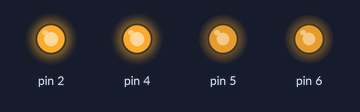
Bench run of a sketch on a simulated Arduino Uno, built with avr-gcc and run on an emulated ATmega328P. Shown: output pins drawn as LEDs (lit = HIGH).

Above: at 0.05 s.
At 3.95 s:
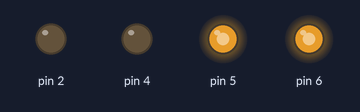
Timing chart, 0 to 4.6 s (numbered marks = the images above):
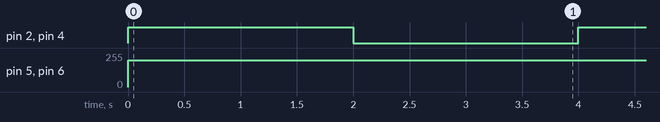

The sketch:

CKS0001_test.ino
```cpp
void setup()
{
pinMode(6, OUTPUT);
pinMode(4, OUTPUT);
pinMode(5, OUTPUT);
pinMode(2, OUTPUT);
}
void loop()
{
analogWrite(6,200);
digitalWrite(4,HIGH);
analogWrite(5,200);
digitalWrite(2,HIGH);
delay(2000);
analogWrite(6,200);
digitalWrite(4,LOW);
analogWrite(5,200);
digitalWrite(2,LOW);
delay(2000);
}
```

Measured:
- by itself, pin 2, pin 4: alternates HIGH for 2.0 s and LOW for 2.0 s
- by itself, pin 5, pin 6: 0/255 → 200/255 at 0.00 s
